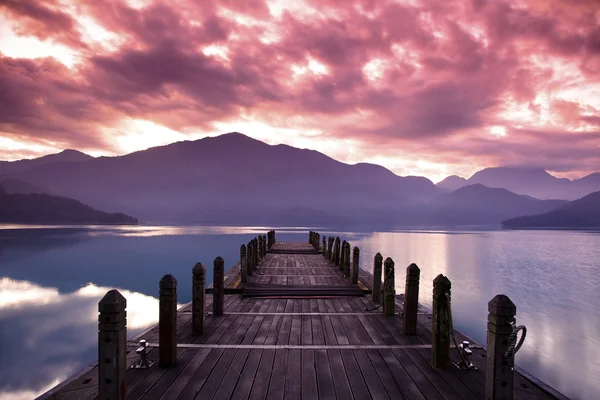
#> input picture Laboratorio 4/paisaje.jpg, 600 x 400 px
$ jupyter execute --allow-errors Laboratorio4.ipynb
#> lines starting #> are read from the running program, lines starting #| are printed output that depends on the picture; long printed decimals are rounded
[cell 1]
#Importar librerias
import numpy as np
import matplotlib.pyplot as plt
import pandas as pd
import scipy
from scipy import signal
import scipy.io.wavfile as waves
from scipy.fftpack import dct, idct
from skimage.io import imread
from skimage.color import rgb2gray
import pywt

**Señal sin ruido =============================================================================**

[cell 2]
#Grafica señal de voz
filename='audioLab4.wav'
#> (the rest of this cell did not finish here and is left out)

#> (a cell that did not finish here is left out)

**Señal ruido senoidal =============================================================================**

#> (a cell that did not finish here is left out)

#> (a cell that did not finish here is left out)

**Señal ruido gaussiano =============================================================================**

#> (a cell that did not finish here is left out)

#> (a cell that did not finish here is left out)

**compresor & descompresor DCT =============================================================================**

[cell 8]
#DCT para imagen
def dct2(a):
    return dct(dct(a.T, norm='ortho').T, norm='ortho')

#IDCT para imagen
def idct2(a):
    return idct(idct(a.T, norm='ortho').T, norm='ortho')

[cell 9]
im = rgb2gray(imread('paisaje.jpg'))
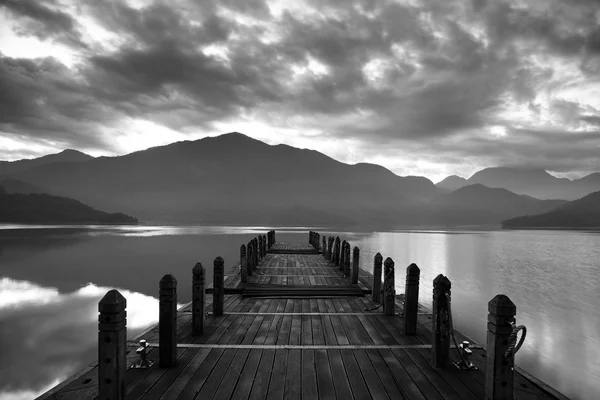
#> im: shape (400, 600) float64; min 0, max 1, mean 0.439
plt.imshow(im, cmap='gray')
plt.title('Imagen Original')
plt.savefig("paisaje2.pdf")
plt.show()

[cell 10]
Y_compres = dct2(im)
plt.imshow(Y_compres[0:10,0:10])
plt.colorbar()
plt.title("Espectrograma DCT")
plt.savefig("DCT.pdf")
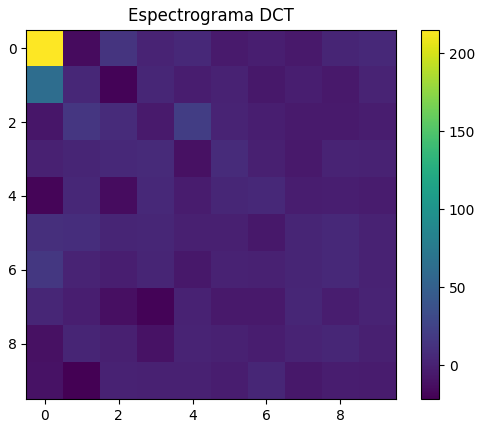
#> figure drawn by matplotlib, 2 panels
plt.show()

[cell 11]
coefi=500
window = np.zeros([im.shape[0], im.shape[1]])
for i in window:
  i[:coefi] = 1
Y_descomp = idct2(Y_compres*window)
plt.imshow(Y_descomp, cmap='gray')
plt.title("Recontruccion imagen")
plt.savefig("IDCT.pdf")
plt.show()

[cell 12]
#Tasa compresion
TC = (coefi * 100) / im.shape[1]
#> TC = 83.33

#Tasa descompresion
def error(imageA, imageB):
	err = np.sum((imageA.astype("float") - imageB.astype("float")) ** 2)
#> err = 7.99
	err /= float(imageA.shape[0] * imageA.shape[1])
#> err = 3.33e-05
	return err

TD = error(im,Y_descomp)
#> TD = 3.33e-05

print('Tasa de compresion: ', TC,'%')
#| Tasa de compresion:  83.333 %
print("Tasa del error de descompresion: ",TD*100,'%')
#| Tasa del error de descompresion:  0.003327 %
